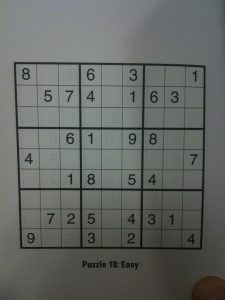
#> input picture Sudoku.jpg, 225 x 300 px
$ python 3_2_ThresholdingAdaptative.py
#> lines starting #> are read from the running program, lines starting #| are printed output that depends on the picture; after the words box and inside, x2 and y2 are one past the last pixel; in counts of white or black regions, pixels touching at a corner belong together
import cv2
import numpy as np
from matplotlib import pyplot as plt

#img = cv2.imread('Noisy.png',0)
img = cv2.imread('Sudoku.jpg',0)
#> img: shape (300, 225); min 1, max 156, mean 101.8

img = cv2.medianBlur(img,3)
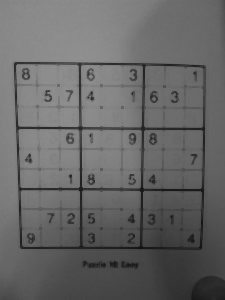
#> img: shape (300, 225); min 18, max 146, mean 102.8
ret,th1 = cv2.threshold(img,100,255,cv2.THRESH_BINARY)
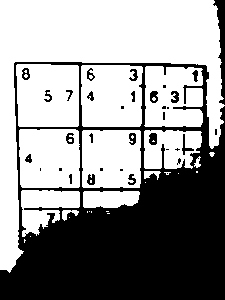
#> th1: shape (300, 225); 59.1% white; 35 black regions (14 under 20 px), largest, box (x1, y1, x2, y2) and area: (0, 62, 225, 300) 26014, (213, 0, 225, 105) 550, (149, 133, 157, 145) 82
th2 = cv2.adaptiveThreshold(img,255,cv2.ADAPTIVE_THRESH_MEAN_C, cv2.THRESH_BINARY,11,2)
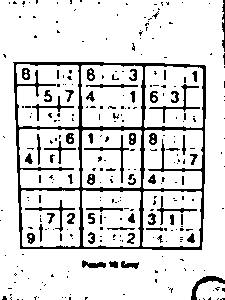
#> th2: shape (300, 225); 86.3% white; 292 black regions (235 under 20 px), largest, box (x1, y1, x2, y2) and area: (13, 62, 206, 250) 4456, (149, 84, 200, 123) 221, (191, 276, 225, 300) 214
th3 = cv2.adaptiveThreshold(img,255,cv2.ADAPTIVE_THRESH_GAUSSIAN_C, cv2.THRESH_BINARY,11,2)
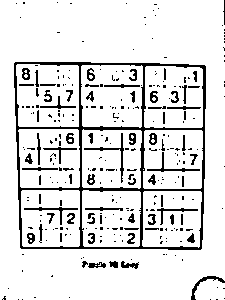
#> th3: shape (300, 225); 88.2% white; black in thin lines or dots

titles = ['Original Image', 'Global Thresholding (v = 127)',
            'Adaptive Mean Thresholding', 'Adaptive Gaussian Thresholding']

images = [img, th1, th2, th3]

for i in range(4):
    plt.subplot(2,2,i+1),plt.imshow(images[i],'gray')
    plt.title(titles[i])
    plt.xticks([]),plt.yticks([])
plt.show()

$ run again, with Noisy.png saved as Sudoku.jpg
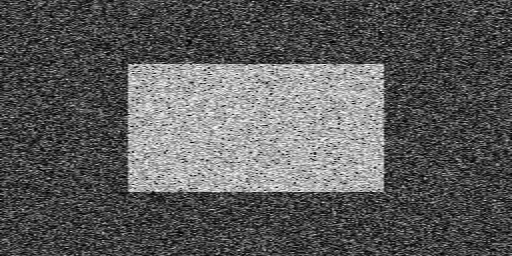
#> input picture Noisy.png, 512 x 256 px
#> img is the input picture: shape (256, 512); min 0, max 255, mean 91
#> `ret,th1 = cv2.threshold(img,100,255,cv2.THRESH_BINARY)`:
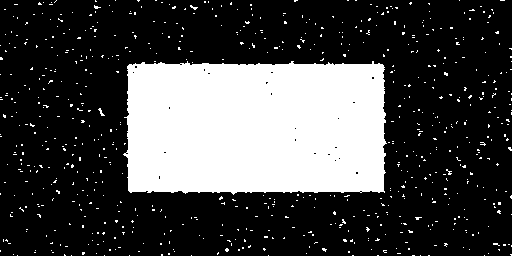
#> th1: shape (256, 512); 26.8% white; 701 white regions (699 under 20 px), largest, box (x1, y1, x2, y2) and area: (123, 61, 387, 195) 32912, (98, 108, 105, 116) 22
#> th2: shape (256, 512); 51.9% white; 545 black regions (378 under 20 px), largest, box (x1, y1, x2, y2) and area: (0, 0, 512, 256) 37821, (282, 125, 381, 187) 1680, (170, 122, 259, 190) 1627
#> `th3 = cv2.adaptiveThreshold(img,255,cv2.ADAPTIVE_THRESH_GAUSSIAN_C, cv..`:
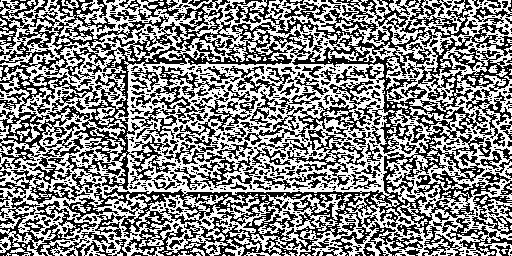
#> th3: shape (256, 512); 52.8% white; black in thin lines or dots
